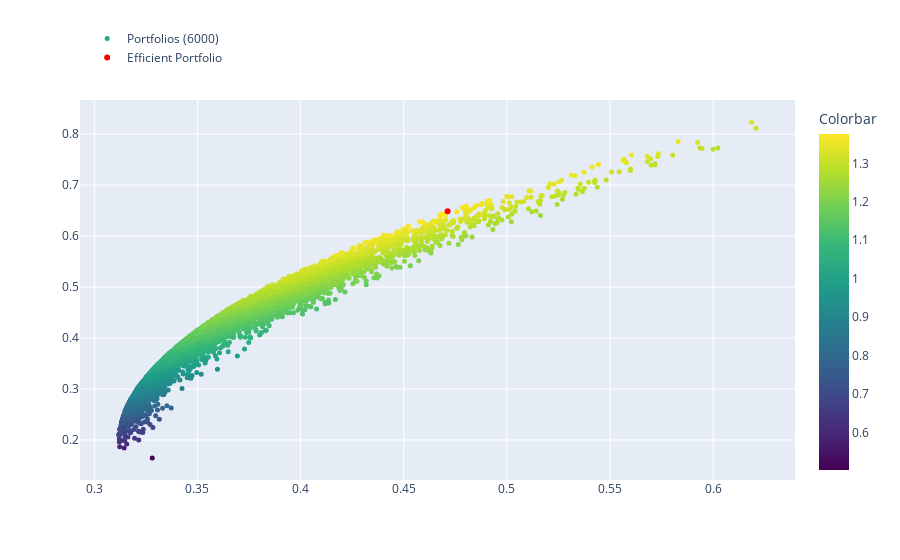

Notebook source saved alongside this figure:
### Code cell
fig = go.Figure(go.Scatter(
    x=vol_arr,
    y=ret_arr,
    marker=dict(
        size=5,
        color=sharpe_arr,
        colorbar=dict(
            title="Colorbar"
        ),
        colorscale="Viridis"
    ),
    mode="markers",
    name="Portfolios (6000)"))

fig.add_trace(go.Scatter(
    x=[max_sr_vol],
    y=[max_sr_ret],
    marker={'color':'red'},
    mode='markers',
    name='Efficient Portfolio'
))

fig.update_layout(legend=dict(
    yanchor="top",
    y=1.2,
    xanchor="left",
    x=0.01
))

fig.show()

### Figure 1 — Plotly figure (JSON) as saved in the notebook; plotly's stock layout.template omitted (floating-point values rounded to 4 significant figures; data arrays with more than 128 entries replaced by an {"elided": "..."} marker saying what was removed)
{"data": [{"marker": {"color": {"elided": "6000 float values"}, "colorbar": {"title": {"text": "Colorbar"}}, "colorscale": [[0, "#440154"], [0.1111, "#482878"], [0.2222, "#3e4989"], [0.3333, "#31688e"], [0.4444, "#26828e"], [0.5556, "#1f9e89"], [0.6667, "#35b779"], [0.7778, "#6ece58"], [0.8889, "#b5de2b"], [1, "#fde725"]], "size": 5}, "mode": "markers", "name": "Portfolios (6000)", "type": "scatter", "x": {"elided": "6000 float values"}, "y": {"elided": "6000 float values"}}, {"marker": {"color": "red"}, "mode": "markers", "name": "Efficient Portfolio", "type": "scatter", "x": [0.4713], "y": [0.6486]}], "layout": {"legend": {"x": 0.01, "xanchor": "left", "y": 1.2, "yanchor": "top"}}}
